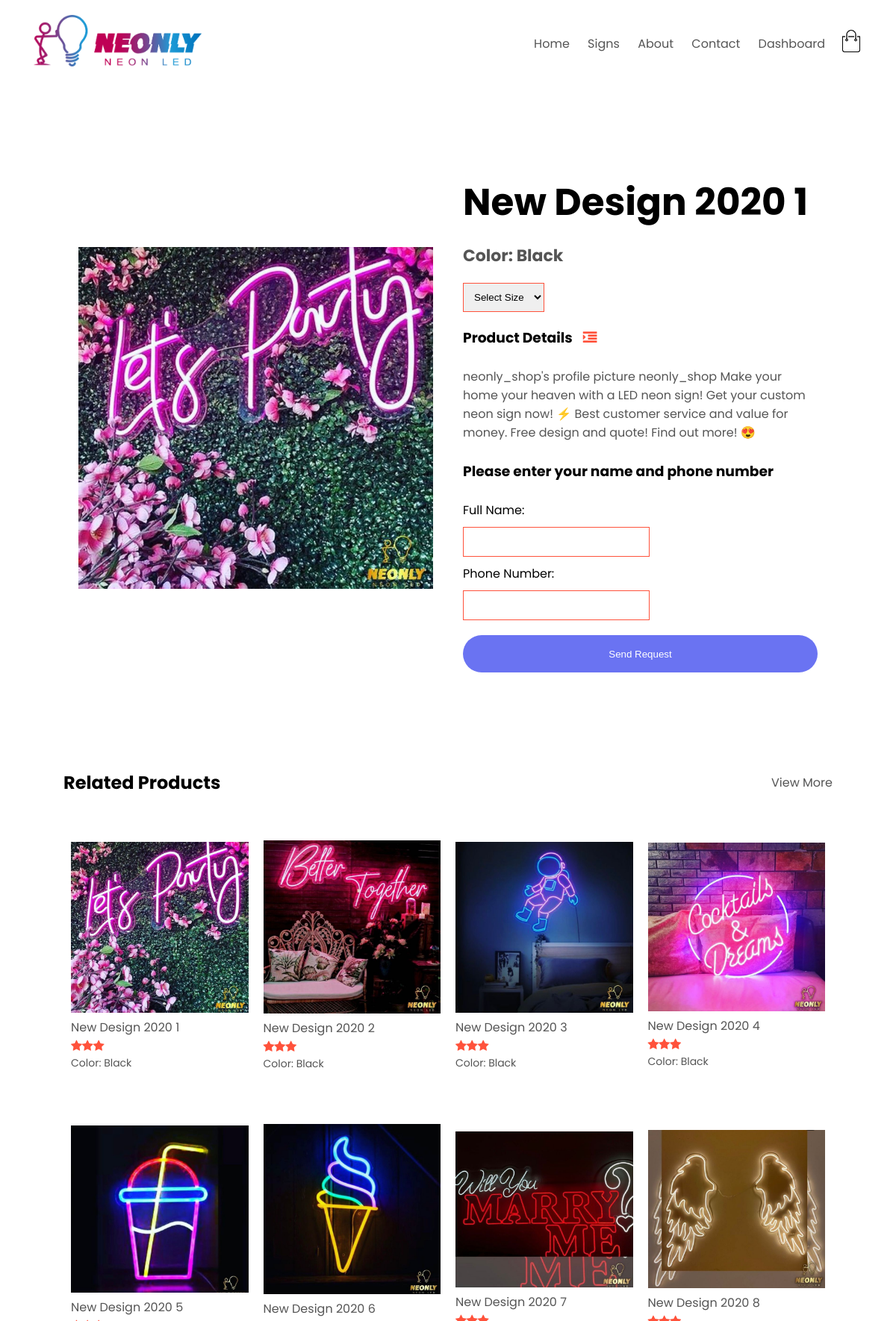
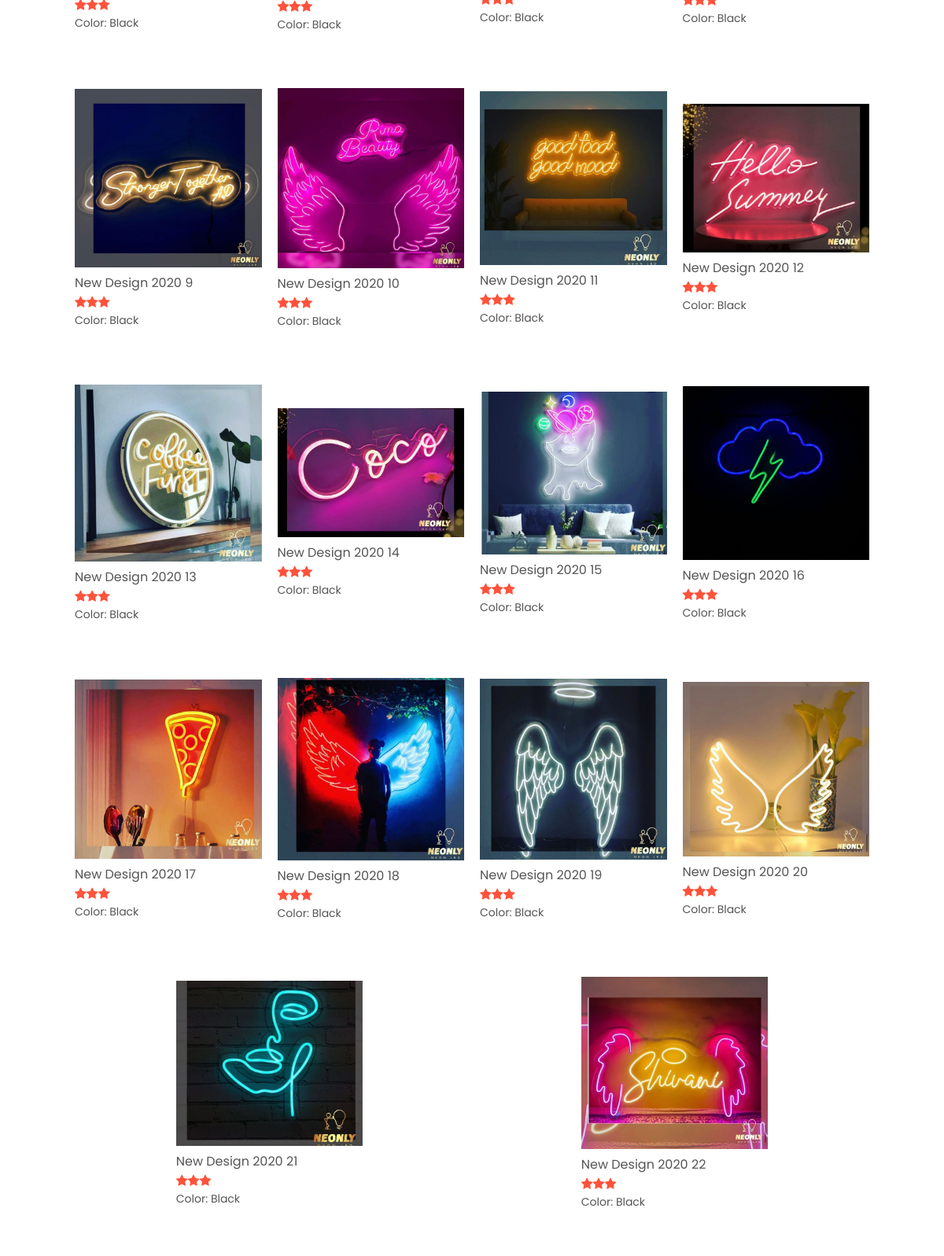
The app's page /sign-details.php?sign=New Design 2020 1 (upper part) with its own data (2 pictures, top to bottom).
### tables this page shows
CREATE TABLE `signs` (
  `id` int(11) NOT NULL,
  `name` varchar(20) NOT NULL,
  `image` varchar(50) NOT NULL,
  `rate` tinyint(4) NOT NULL,
  `color` varchar(20) DEFAULT NULL,
  `signdate` date NOT NULL,
  `featured` tinyint(1) NOT NULL,
  `description` text NOT NULL
);

### sign-details.php (the view, shortened to what this page needs)
<!DOCTYPE html>
<html lang="en">
<head>
    <link rel="stylesheet" href="font-awesome-4.7.0/css/font-awesome.min.css">
    <link rel="stylesheet" href="css/style.css">
</head>
<body>
    <?php require'database/connect.php'; ?>
    <div class="container">
        <?php require 'header.php' ?>
    </div>
    <?php
    $sign = $_GET['sign'];
    $sql = 'SELECT * FROM signs WHERE name="'.$sign.'"';
    $query = mysqli_query($connect,$sql);
    $row = mysqli_fetch_assoc($query);
    ?>
    <div class="small-container single-product">
        <div class="row">
            <div class="col-2">
                <img src="images/neonly/<?php echo $row['image'] ?>.jpeg" width="100%" id="ProductImg">
            </div>
            <div class="col-2">
                <h1><?php echo $row['name'] ?></h1>
                <h4><?php echo 'Color: '.$row['color'] ?></h4>
                <select>
                    <option>Select Size</option>
                </select>
                <h3>Product Details <i class="fa fa-indent"></i></h3><br>
                <p><?php
                    if(isset($row['description'])){
                        echo $row['description'];
                    }
                    ?></p><br>
                <form action="send-request.php" style="display: grid;" method="get">
                    <h3 style="display: inline-block">Please enter your name and phone number</h3><br>
                    <label for="username">Full Name:</label>
                    <input type="text" name="username" autocomplete="off">
                    <label for="phone">Phone Number:</label>
                    <input type="text" name="phone" autocomplete="off">
                    <button class="btn" style="height: 50px;" type="submit">Send Request</button>
                </form>
            </div>
        </div>
    </div>
    <div class="small-container">
        <div class="row row-2">
            <h2>Related Products</h2>
            <a href="products.php">
            <p>View More</p></a>
        </div>
    </div>
    <div class="small-container">
        <div class="row">
            <?php
            $sql = 'SELECT * FROM signs WHERE color="'.$row['color'].'"';
            $query = mysqli_query($connect,$sql);
            $row = mysqli_num_rows($query);
            if ($row > 0){
                while($row = mysqli_fetch_assoc($query)){
                    $rate = $row['rate'];
                    echo
                        '<div class="col-4">
                            <a href="sign-details.php?sign='.$row['name'].'"><img src="images/neonly/'.$row['image'].'.jpeg" alt=""></a>
                            <a href="sign-details.php?sign='.$row['name'].'"><h4>'.$row['name'].'</h4></a>
                            <div class="rating">
                                ';
                                for ($i=0; $i < $rate; $i++) {
                                    echo'<i class="fa fa-star"></i>';
                                };
                    echo'   </div>
                            <p>Color: '.$row['color'].'</p>
                        </div>';
                }
            }else{
                echo '<h1>No Products to be displayed</h1>';
            };
            ?>
        </div>
    </div>
</body>
</html>

### css/style.css (style rules this page uses)
* { margin: 0; padding: 0; box-sizing: border-box; }
body { font-family: 'Poppins', sans-serif; }
a { text-decoration: none; color: #555; }
p { color: #555; }
.container { max-width: 1300px; margin: auto; padding-left: 25px; padding-right: 25px; }
.row { display: flex; align-items: center; flex-wrap: wrap; justify-content: space-around; }
.col-2 { flex-basis: 50%; min-width: 300px; }
.col-2 img { max-width: 100%; padding: 50px 0; }
.col-2 h1 { font-size: 50px; line-height: 60px; margin: 25px 0; }
.btn { display: inline-block; background: #6a73f2; color: #fff; padding: 8px 30px; margin: 30px 0; border-radius: 30px; transition: 0.5s; }
.small-container { max-width: 1080px; margin: auto; padding-left: 25px; padding-right: 25px; }
.col-4 { flex-basis: 25%; padding: 10px; min-width: 200px; margin-bottom: 50px; transition: transform 0.5s; }
.col-4 img { width: 100%; }
h4 { color: #555; font-weight: normal; }
.col-4 p { font-size: 14px; }
.rating .fa { color: #ff523b; }
.row-2 { justify-content: space-between; margin: 100px auto 50px; }
select { border: 1px solid #ff523b; padding: 5px; }
.single-product { margin-top: 80px; }
.single-product .col-2 img { padding: 0; }
.single-product .col-2 { padding: 20px; }
.single-product h4 { margin: 20px 0; font-size: 22px; font-weight: bold; }
.single-product select { display: block; padding: 10px; margin-top: 20px; margin-bottom: 20px; }
.single-product input { width: 250px; height: 40px; padding-left: 10px; font-size: 20px; margin-right: 10px; border: 1px solid #ff523b; }
.single-product .fa { color: #ff523b; margin-left: 10px; }
form input { width: 100%; height: 30px; margin: 10px 0; padding: 0 10px; border: 1px solid #ccc; }
form .btn { width: 100%; border: none; cursor: pointer; margin: 10px 0; }

### records on screen
signs: name "New Design 2020 1", color "Black", description "neonly_shop's profile picture neonly_shop Make your home your heaven with a LED neon sign! Get your custom neon sign now! ⚡ Best customer service and value for money. Free design and quote! Find out more! 😍", shows a picture, rate 3 (drawn)
signs: shows a picture, name "New Design 2020 2", rate 3 (drawn), color "Black"
signs: shows a picture, name "New Design 2020 3", rate 3 (drawn), color "Black"
signs: shows a picture, name "New Design 2020 4", rate 3 (drawn), color "Black"
signs: shows a picture, name "New Design 2020 5", rate 3 (drawn), color "Black"
signs: shows a picture, name "New Design 2020 6", rate 3 (drawn), color "Black"
signs: shows a picture, name "New Design 2020 7", rate 3 (drawn), color "Black"
signs: shows a picture, name "New Design 2020 8", rate 3 (drawn), color "Black"
signs: shows a picture, name "New Design 2020 9", rate 3 (drawn), color "Black"
signs: shows a picture, name "New Design 2020 10", rate 3 (drawn), color "Black"
signs: shows a picture, name "New Design 2020 11", rate 3 (drawn), color "Black"
signs: shows a picture, name "New Design 2020 12", rate 3 (drawn), color "Black"
signs: shows a picture, name "New Design 2020 13", rate 3 (drawn), color "Black"
signs: shows a picture, name "New Design 2020 14", rate 3 (drawn), color "Black"
signs: shows a picture, name "New Design 2020 15", rate 3 (drawn), color "Black"
signs: shows a picture, name "New Design 2020 16", rate 3 (drawn), color "Black"
signs: shows a picture, name "New Design 2020 17", rate 3 (drawn), color "Black"
signs: shows a picture, name "New Design 2020 18", rate 3 (drawn), color "Black"
signs: shows a picture, name "New Design 2020 19", rate 3 (drawn), color "Black"
signs: shows a picture, name "New Design 2020 20", rate 3 (drawn), color "Black"
signs: shows a picture, name "New Design 2020 21", rate 3 (drawn), color "Black"
signs: shows a picture, name "New Design 2020 22", rate 3 (drawn), color "Black"
